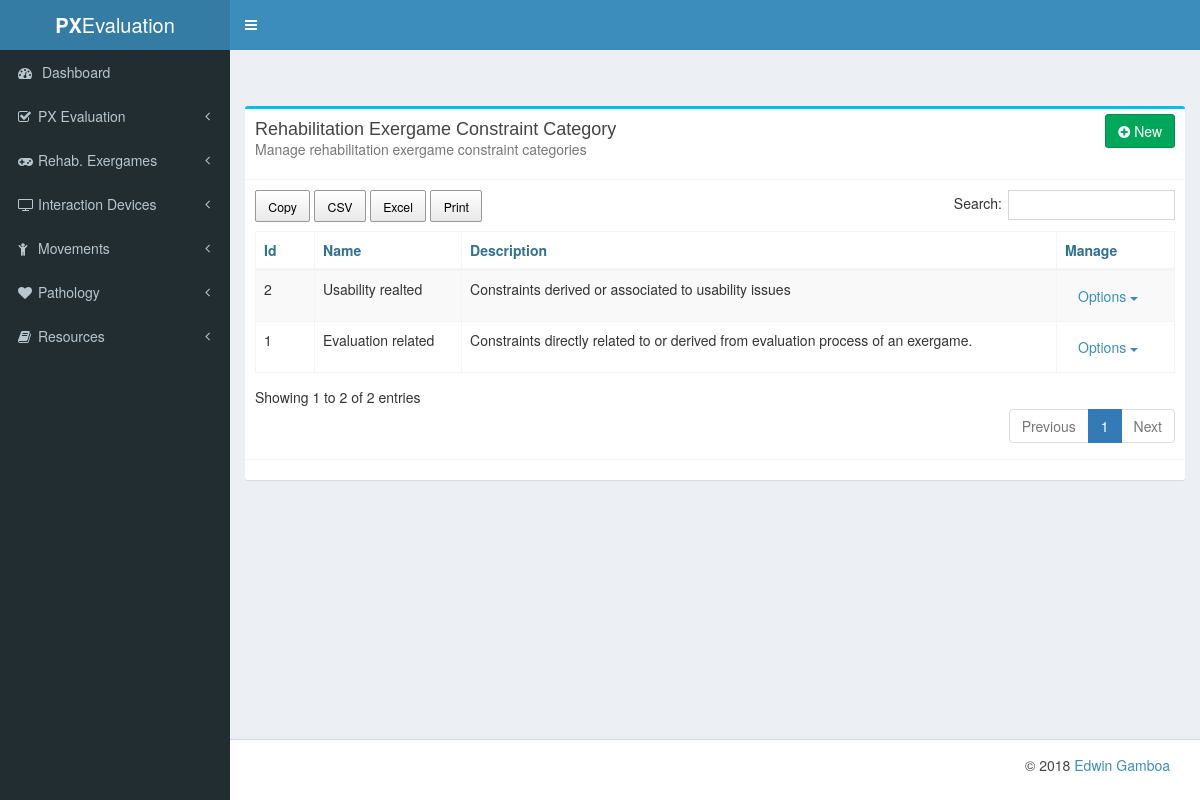
Page /rehab_exergames/constraint_category/ on the earlier database version.
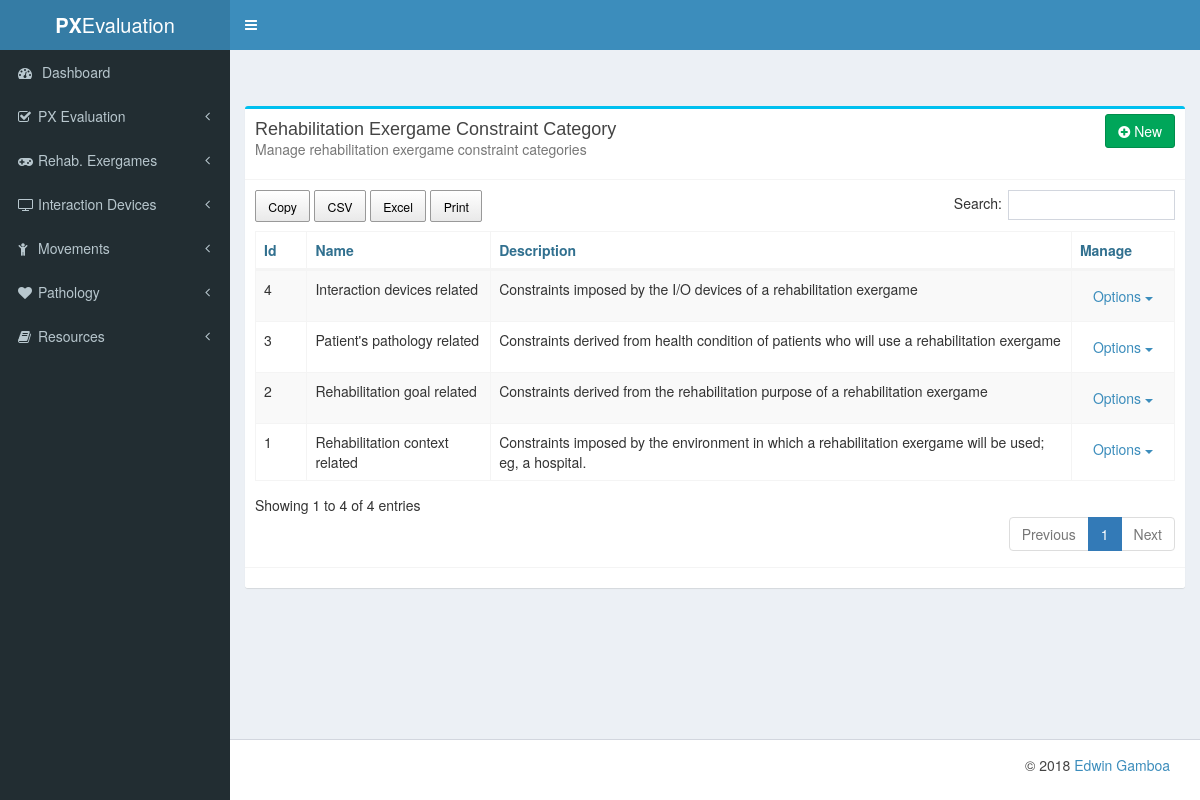
Same page on the later database version.
### rehab_exergames/models.py (models this page shows, shortened)
class ConstraintCategory (models.Model):
    name = models.CharField(max_length=140)
    description = models.TextField()

### rehab_exergames/views.py (the view)
class ConstraintCategoryList(ListView):
    model = ConstraintCategory

### templates/rehab_exergames/constraintcategory_list.html (shortened to what this page needs)
{% extends "list_base.html" %}
{% block card_title %}Rehabilitation Exergame Constraint Category{% endblock card_title %}
{% block card_description %}Manage rehabilitation exergame constraint categories{% endblock card_description%}
{% block table_head %}
    <tr>
        <th>Id</th>
        <th>Name</th>
        <th>Description</th>
        <th>Manage</th>
    </tr>
{% endblock table_head %}
{% block table_body %}
    {% for object in object_list %}
        <tr>
            <td>{{ object.id }}</td>
            <td>{{ object.name }}</td>
            <td>{{ object.description }}</td>
            <td>
                <div class="dropdown">
                    <a href="#" class="btn dropdown-toggle" data-toggle="dropdown">
                        Options
                        <b class="caret"></b>
                    </a>
                </div>
            </td>
        </tr>
    {% endfor %}
{% endblock table_body %}
{% block new_url %} {% url 'rehab_exergames:new_constraint_cat' %} {% endblock new_url %}

Differences in the rows shown:
changed ConstraintCategory id 1: name "Evaluation related" → "Rehabilitation context related"; description "Constraints directly related to or derived from evaluation process of an exergame." → "Constraints imposed by the environment in which a rehabilitation exergame will be used; eg, a hospital."
changed ConstraintCategory id 2: name "Usability realted" → "Rehabilitation goal related"; description "Constraints derived or associated to usability issues" → "Constraints derived from the rehabilitation purpose of a rehabilitation exergame"
added ConstraintCategory: id "3", name "Patient's pathology related", description "Constraints derived from health condition of patients who will use a rehabilitation exergame"
added ConstraintCategory: id "4", name "Interaction devices related", description "Constraints imposed by the I/O devices of a rehabilitation exergame"
Other differences:
text written by a page script: "Copy CSV Excel Print Search: Showing 1 to 2 of 2 entries Previous 1 Next" → "Copy CSV Excel Print Search: Showing 1 to 4 of 4 entries Previous 1 Next"
